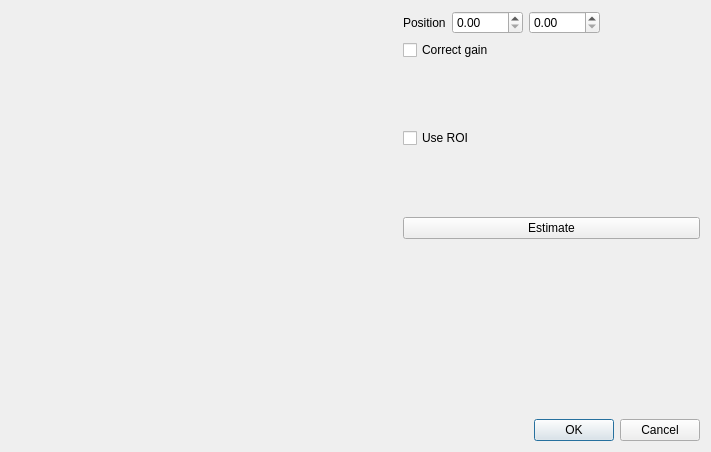
<?xml version="1.0" encoding="UTF-8"?>
<ui version="4.0">
 <class>PiercingPointDialog</class>
 <widget class="QDialog" name="PiercingPointDialog">
  <property name="geometry">
   <rect>
    <x>0</x>
    <y>0</y>
    <width>681</width>
    <height>452</height>
   </rect>
  </property>
  <property name="windowTitle">
   <string>Find piercing point</string>
  </property>
  <layout class="QVBoxLayout" name="verticalLayout_2">
   <item>
    <layout class="QHBoxLayout" name="horizontalLayout">
     <item>
      <widget class="QtAddons::ImageViewerWidget" name="viewer" native="true">
       <property name="minimumSize">
        <size>
         <width>386</width>
         <height>386</height>
        </size>
       </property>
      </widget>
     </item>
     <item>
      <layout class="QVBoxLayout" name="verticalLayout">
       <item>
        <layout class="QHBoxLayout" name="horizontalLayout_2">
         <item>
          <widget class="QLabel" name="label">
           <property name="text">
            <string>Position</string>
           </property>
          </widget>
         </item>
         <item>
          <widget class="QDoubleSpinBox" name="doubleSpinBox_posX">
           <property name="toolTip">
            <string>X-position of the piercing point</string>
           </property>
           <property name="maximum">
            <double>5000.000000000000000</double>
           </property>
          </widget>
         </item>
         <item>
          <widget class="QDoubleSpinBox" name="doubleSpinBox_posY">
           <property name="toolTip">
            <string>X-position of the piercing point</string>
           </property>
           <property name="maximum">
            <double>5000.000000000000000</double>
           </property>
          </widget>
         </item>
         <item>
          <spacer name="horizontalSpacer">
           <property name="orientation">
            <enum>Qt::Horizontal</enum>
           </property>
           <property name="sizeHint" stdset="0">
            <size>
             <width>40</width>
             <height>20</height>
            </size>
           </property>
          </spacer>
         </item>
        </layout>
       </item>
       <item>
        <layout class="QHBoxLayout" name="horizontalLayout_3">
         <item>
          <widget class="QCheckBox" name="checkBox_gainCorrection">
           <property name="toolTip">
            <string>The detector may have different gains in different regions. Gain correction removes this.</string>
           </property>
           <property name="text">
            <string>Correct gain</string>
           </property>
          </widget>
         </item>
        </layout>
       </item>
       <item>
        <layout class="QHBoxLayout" name="horizontalLayout_4">
         <item>
          <widget class="QCheckBox" name="checkBox_useROI">
           <property name="text">
            <string>Use ROI</string>
           </property>
          </widget>
         </item>
         <item>
          <widget class="QtAddons::uxROIWidget" name="widgetEstimationROI" native="true">
           <property name="minimumSize">
            <size>
             <width>220</width>
             <height>145</height>
            </size>
           </property>
          </widget>
         </item>
         <item>
          <spacer name="horizontalSpacer_2">
           <property name="orientation">
            <enum>Qt::Horizontal</enum>
           </property>
           <property name="sizeHint" stdset="0">
            <size>
             <width>40</width>
             <height>20</height>
            </size>
           </property>
          </spacer>
         </item>
        </layout>
       </item>
       <item>
        <widget class="QPushButton" name="pushButton_estimate">
         <property name="text">
          <string>Estimate</string>
         </property>
        </widget>
       </item>
       <item>
        <spacer name="verticalSpacer">
         <property name="orientation">
          <enum>Qt::Vertical</enum>
         </property>
         <property name="sizeHint" stdset="0">
          <size>
           <width>20</width>
           <height>40</height>
          </size>
         </property>
        </spacer>
       </item>
      </layout>
     </item>
    </layout>
   </item>
   <item>
    <widget class="QDialogButtonBox" name="buttonBox">
     <property name="orientation">
      <enum>Qt::Horizontal</enum>
     </property>
     <property name="standardButtons">
      <set>QDialogButtonBox::Cancel|QDialogButtonBox::Ok</set>
     </property>
    </widget>
   </item>
  </layout>
 </widget>
 <customwidgets>
  <customwidget>
   <class>QtAddons::ImageViewerWidget</class>
   <extends>QWidget</extends>
   <header location="global">imageviewerwidget.h</header>
   <container>1</container>
   <slots>
    <signal>levelsChanged(float,float)</signal>
   </slots>
  </customwidget>
  <customwidget>
   <class>QtAddons::uxROIWidget</class>
   <extends>QWidget</extends>
   <header location="global">uxroiwidget.h</header>
   <container>1</container>
   <slots>
    <signal>valueChanged(int,int,int,int)</signal>
    <signal>toggled(bool)</signal>
   </slots>
  </customwidget>
 </customwidgets>
 <resources/>
 <connections>
  <connection>
   <sender>buttonBox</sender>
   <signal>accepted()</signal>
   <receiver>PiercingPointDialog</receiver>
   <slot>accept()</slot>
   <hints>
    <hint type="sourcelabel">
     <x>248</x>
     <y>254</y>
    </hint>
    <hint type="destinationlabel">
     <x>157</x>
     <y>274</y>
    </hint>
   </hints>
  </connection>
  <connection>
   <sender>buttonBox</sender>
   <signal>rejected()</signal>
   <receiver>PiercingPointDialog</receiver>
   <slot>reject()</slot>
   <hints>
    <hint type="sourcelabel">
     <x>316</x>
     <y>260</y>
    </hint>
    <hint type="destinationlabel">
     <x>286</x>
     <y>274</y>
    </hint>
   </hints>
  </connection>
 </connections>
</ui>
